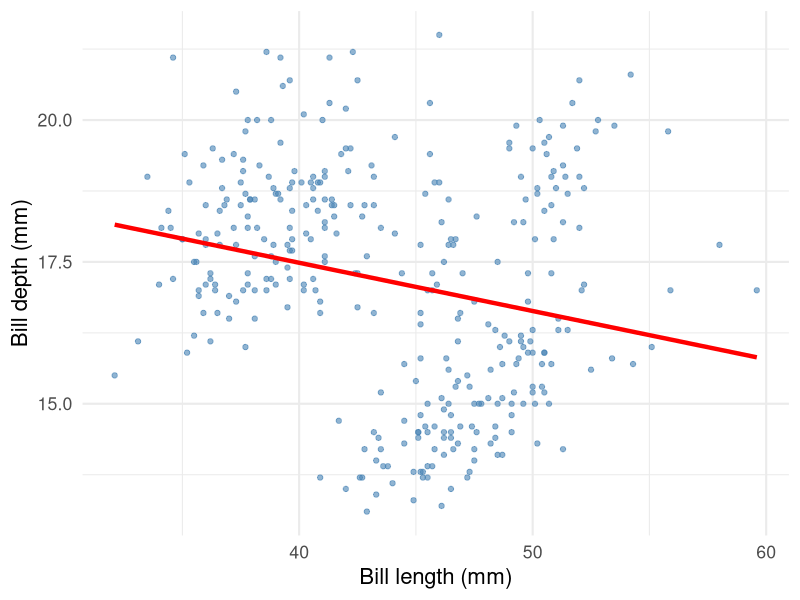
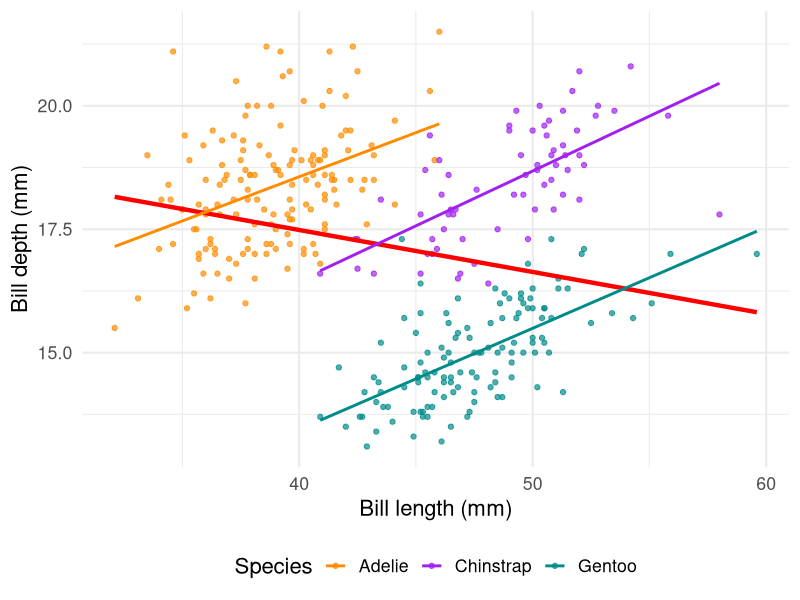
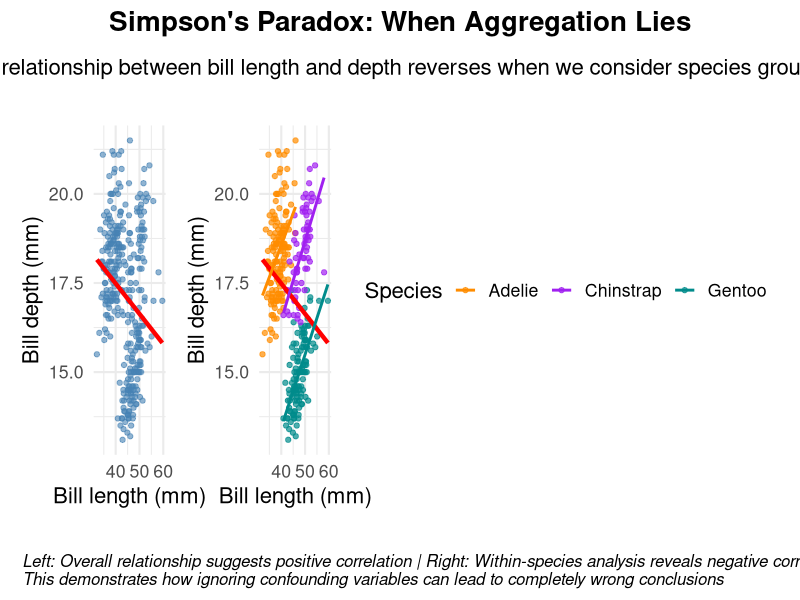

Write the R code that produced these figures, in order.
## ---- chunk 1
#| message: false
#| warning: false
# Set CRAN mirror for package installation
options(repos = c(CRAN = "https://cran.rstudio.com/"))

# Install required packages if not already installed
if (!require(patchwork, quietly = TRUE)) {
  install.packages("patchwork")
  library(patchwork)
}

library(ggplot2)
library(palmerpenguins)
data(penguins)
## ---- chunk 2
#| message: false
#| warning: false
plot1 <- ggplot(data = penguins,
        aes(x = bill_length_mm,
        y = bill_depth_mm)) +
  theme_minimal(16) +
  geom_point(alpha = 0.6, color = "steelblue") +
  labs(x = "Bill length (mm)",
       y = "Bill depth (mm)") +
  theme(plot.title.position = "plot",
        plot.caption = element_text(hjust = 0, face= "italic"),
        plot.caption.position = "plot") +
  geom_smooth(method = "lm", se = FALSE, color = "red", linewidth = 1.5)

plot1
## ---- chunk 3
#| message: false
#| warning: false
#| eval: true
#| fig-cap: "Simpson's Paradox Revealed: Overall vs. Species-Specific Relationships"

plot2 <- ggplot(data = penguins,
       aes(x = bill_length_mm,
           y = bill_depth_mm,
           color = species)) +
  theme_minimal(16) +
  geom_point(alpha = 0.7) +
  scale_color_manual(values = c("darkorange","purple","cyan4"),
                     name = "Species") +
  labs(x = "Bill length (mm)",
       y = "Bill depth (mm)") +
  theme(plot.title.position = "plot",
        plot.caption = element_text(hjust = 0, face = "italic"),
        plot.caption.position = "plot",
        legend.position = "bottom") +
  # Overall trend (ignoring species)
  geom_smooth(method = "lm", se = FALSE, color = "red", 
              linewidth = 1.5, alpha = 0.8) +
  # Species-specific trends
  geom_smooth(method = "lm", se = FALSE, linewidth = 1)

plot2
## ---- chunk 4
#| message: false
#| warning: false
#| fig-cap: "Simpson's Paradox: The same data tells two different stories"

# Create the side-by-side comparison using patchwork
comparison_plot <- plot1 + plot2 +
  plot_layout(guides = "collect") +
  plot_annotation(
    title = "Simpson's Paradox: When Aggregation Lies",
    subtitle = "The relationship between bill length and depth reverses when we consider species grouping",
    caption = "Left: Overall relationship suggests positive correlation | Right: Within-species analysis reveals negative correlations\nThis demonstrates how ignoring confounding variables can lead to completely wrong conclusions",
    theme = theme_minimal(16) +
      theme(
        plot.title = element_text(size = 20, face = "bold", hjust = 0.5, margin = margin(b = 15)),
        plot.subtitle = element_text(size = 16, hjust = 0.5, margin = margin(b = 25)),
        plot.caption = element_text(size = 12, hjust = 0, face = "italic", margin = margin(t = 25)),
        plot.title.position = "plot",
        plot.caption.position = "plot"
      )
  )

comparison_plot
